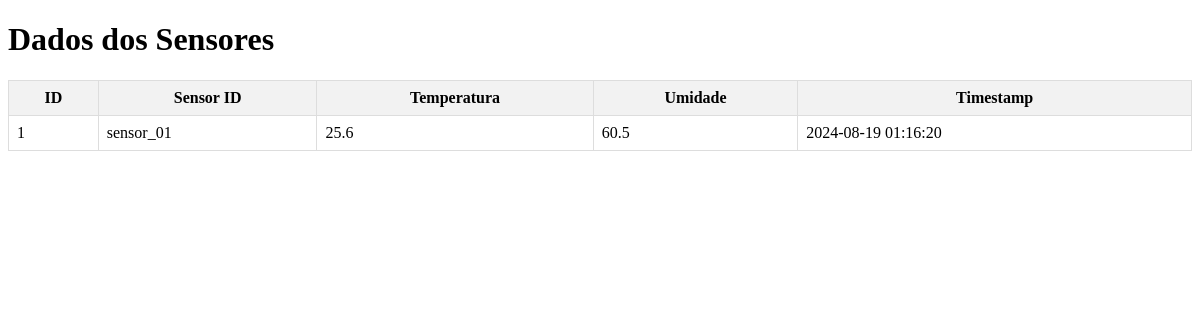
Before: / with the older database file.
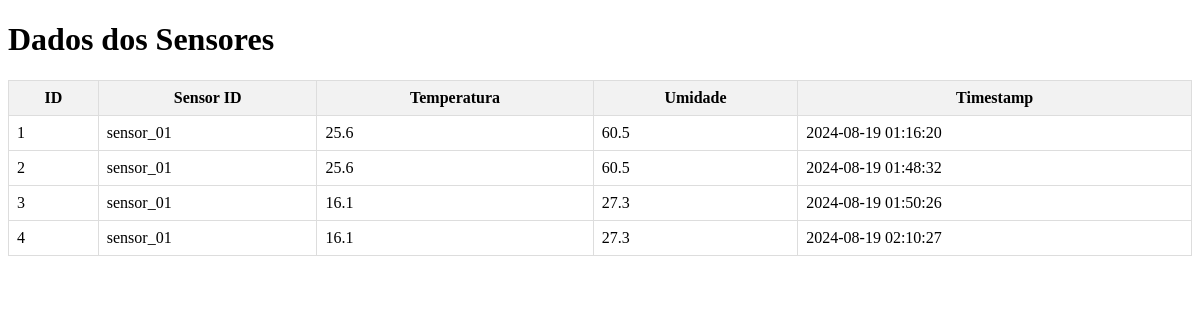
After: the same page with the newer database file.
### tables this page shows
CREATE TABLE dados_sensores (
                      id INTEGER PRIMARY KEY AUTOINCREMENT,
                      sensor_id INTEGER,
                      temperatura REAL,
                      umidade REAL,
                      timestamp DATETIME DEFAULT CURRENT_TIMESTAMP
                      );

### app.py (the view)
@app.route('/')
def index():
    conn = sqlite3.connect(DATABASE)
    cursor = conn.cursor()
    cursor.execute('SELECT * FROM dados_sensores')
    dados = cursor.fetchall()
    conn.close()
    return render_template('index.html', dados=dados)

### templates/index.html (shortened to what this page needs)
<!DOCTYPE html>
<html lang="en">
<head>
</head>
<body>
    <h1>Dados dos Sensores</h1>
    <table>
        <tr>
            <th>ID</th>
            <th>Sensor ID</th>
            <th>Temperatura</th>
            <th>Umidade</th>
            <th>Timestamp</th>
        </tr>
        {% for row in dados %}
        <tr>
            <td>{{ row[0] }}</td>
            <td>{{ row[1] }}</td>
            <td>{{ row[2] }}</td>
            <td>{{ row[3] }}</td>
            <td>{{ row[4] }}</td>
        </tr>
        {% endfor %}
    </table>
</body>
</html>

### templates/index.html (style rules this page uses)
table { width: 100%; border-collapse: collapse; }
th, td { border: 1px solid #ddd; padding: 8px; }
th { background-color: #f2f2f2; }

Changed rows visible on the page:
added dados_sensores: id "2", sensor "sensor_01", temperatura "25.6", umidade "60.5", timestamp "2024-08-19 01:48:32"
added dados_sensores: id "3", sensor "sensor_01", temperatura "16.1", umidade "27.3", timestamp "2024-08-19 01:50:26"
added dados_sensores: id "4", sensor "sensor_01", temperatura "16.1", umidade "27.3", timestamp "2024-08-19 02:10:27"
